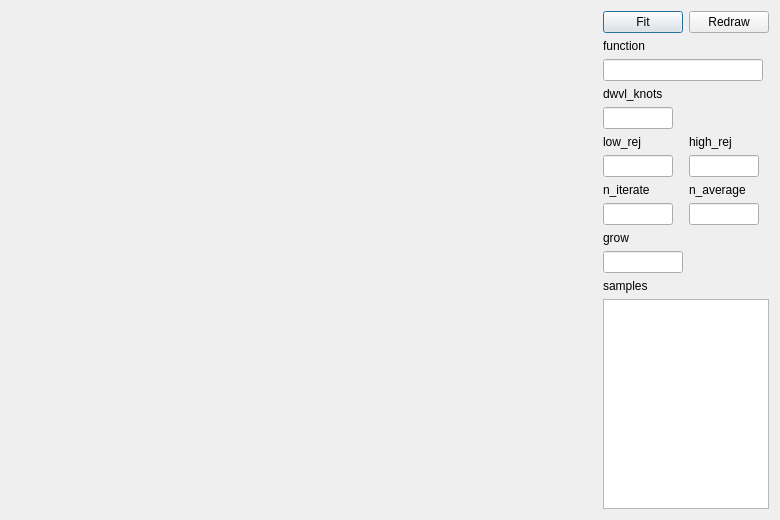
<?xml version="1.0" encoding="UTF-8"?>
<ui version="4.0">
 <class>Dialog</class>
 <widget class="QDialog" name="Dialog">
  <property name="geometry">
   <rect>
    <x>0</x>
    <y>0</y>
    <width>780</width>
    <height>520</height>
   </rect>
  </property>
  <property name="windowTitle">
   <string>Dialog</string>
  </property>
  <layout class="QHBoxLayout" name="horizontalLayout">
   <item>
    <widget class="QWidget" name="left_grid" native="true">
     <property name="sizePolicy">
      <sizepolicy hsizetype="Expanding" vsizetype="Expanding">
       <horstretch>0</horstretch>
       <verstretch>0</verstretch>
      </sizepolicy>
     </property>
     <layout class="QVBoxLayout" name="main_figure"/>
    </widget>
   </item>
   <item alignment="Qt::AlignRight">
    <widget class="QWidget" name="right_grid" native="true">
     <property name="sizePolicy">
      <sizepolicy hsizetype="Expanding" vsizetype="Expanding">
       <horstretch>0</horstretch>
       <verstretch>0</verstretch>
      </sizepolicy>
     </property>
     <property name="maximumSize">
      <size>
       <width>180</width>
       <height>16777215</height>
      </size>
     </property>
     <layout class="QGridLayout" name="gridLayout_2">
      <property name="leftMargin">
       <number>0</number>
      </property>
      <property name="topMargin">
       <number>0</number>
      </property>
      <property name="rightMargin">
       <number>0</number>
      </property>
      <property name="bottomMargin">
       <number>0</number>
      </property>
      <item row="0" column="0">
       <widget class="QPushButton" name="button_fit">
        <property name="maximumSize">
         <size>
          <width>80</width>
          <height>16777215</height>
         </size>
        </property>
        <property name="text">
         <string>Fit</string>
        </property>
       </widget>
      </item>
      <item row="0" column="1">
       <widget class="QPushButton" name="button_draw">
        <property name="maximumSize">
         <size>
          <width>80</width>
          <height>16777215</height>
         </size>
        </property>
        <property name="text">
         <string>Redraw</string>
        </property>
       </widget>
      </item>
      <item row="1" column="0" colspan="2">
       <widget class="QLabel" name="label_function">
        <property name="maximumSize">
         <size>
          <width>160</width>
          <height>16777215</height>
         </size>
        </property>
        <property name="text">
         <string>function</string>
        </property>
       </widget>
      </item>
      <item row="2" column="0" colspan="2">
       <widget class="QLineEdit" name="edit_function">
        <property name="maximumSize">
         <size>
          <width>160</width>
          <height>16777215</height>
         </size>
        </property>
       </widget>
      </item>
      <item row="3" column="0" colspan="2">
       <widget class="QLabel" name="label_knots">
        <property name="maximumSize">
         <size>
          <width>160</width>
          <height>16777215</height>
         </size>
        </property>
        <property name="text">
         <string>dwvl_knots</string>
        </property>
       </widget>
      </item>
      <item row="4" column="0">
       <widget class="QLineEdit" name="edit_knots">
        <property name="maximumSize">
         <size>
          <width>70</width>
          <height>16777215</height>
         </size>
        </property>
       </widget>
      </item>
      <item row="5" column="0">
       <widget class="QLabel" name="label_lowrej">
        <property name="text">
         <string>low_rej</string>
        </property>
       </widget>
      </item>
      <item row="5" column="1">
       <widget class="QLabel" name="label_highrej">
        <property name="text">
         <string>high_rej</string>
        </property>
       </widget>
      </item>
      <item row="6" column="0">
       <widget class="QLineEdit" name="edit_lowrej">
        <property name="maximumSize">
         <size>
          <width>70</width>
          <height>16777215</height>
         </size>
        </property>
       </widget>
      </item>
      <item row="6" column="1">
       <widget class="QLineEdit" name="edit_highrej">
        <property name="maximumSize">
         <size>
          <width>70</width>
          <height>16777215</height>
         </size>
        </property>
       </widget>
      </item>
      <item row="7" column="0">
       <widget class="QLabel" name="label_niter">
        <property name="text">
         <string>n_iterate</string>
        </property>
       </widget>
      </item>
      <item row="7" column="1">
       <widget class="QLabel" name="label_nave">
        <property name="text">
         <string>n_average</string>
        </property>
       </widget>
      </item>
      <item row="8" column="0">
       <widget class="QLineEdit" name="edit_niter">
        <property name="maximumSize">
         <size>
          <width>70</width>
          <height>16777215</height>
         </size>
        </property>
       </widget>
      </item>
      <item row="8" column="1">
       <widget class="QLineEdit" name="edit_nave">
        <property name="maximumSize">
         <size>
          <width>70</width>
          <height>16777215</height>
         </size>
        </property>
       </widget>
      </item>
      <item row="9" column="0">
       <widget class="QLabel" name="label_grow">
        <property name="text">
         <string>grow</string>
        </property>
       </widget>
      </item>
      <item row="10" column="0">
       <widget class="QLineEdit" name="edit_grow">
        <property name="maximumSize">
         <size>
          <width>80</width>
          <height>16777215</height>
         </size>
        </property>
        <property name="mouseTracking">
         <bool>true</bool>
        </property>
       </widget>
      </item>
      <item row="11" column="0" colspan="2">
       <widget class="QLabel" name="label_samples">
        <property name="maximumSize">
         <size>
          <width>160</width>
          <height>16777215</height>
         </size>
        </property>
        <property name="text">
         <string>samples</string>
        </property>
       </widget>
      </item>
      <item row="12" column="0" colspan="2">
       <widget class="QPlainTextEdit" name="edit_samples">
        <property name="maximumSize">
         <size>
          <width>180</width>
          <height>16777215</height>
         </size>
        </property>
       </widget>
      </item>
     </layout>
    </widget>
   </item>
  </layout>
 </widget>
 <resources/>
 <connections/>
</ui>
